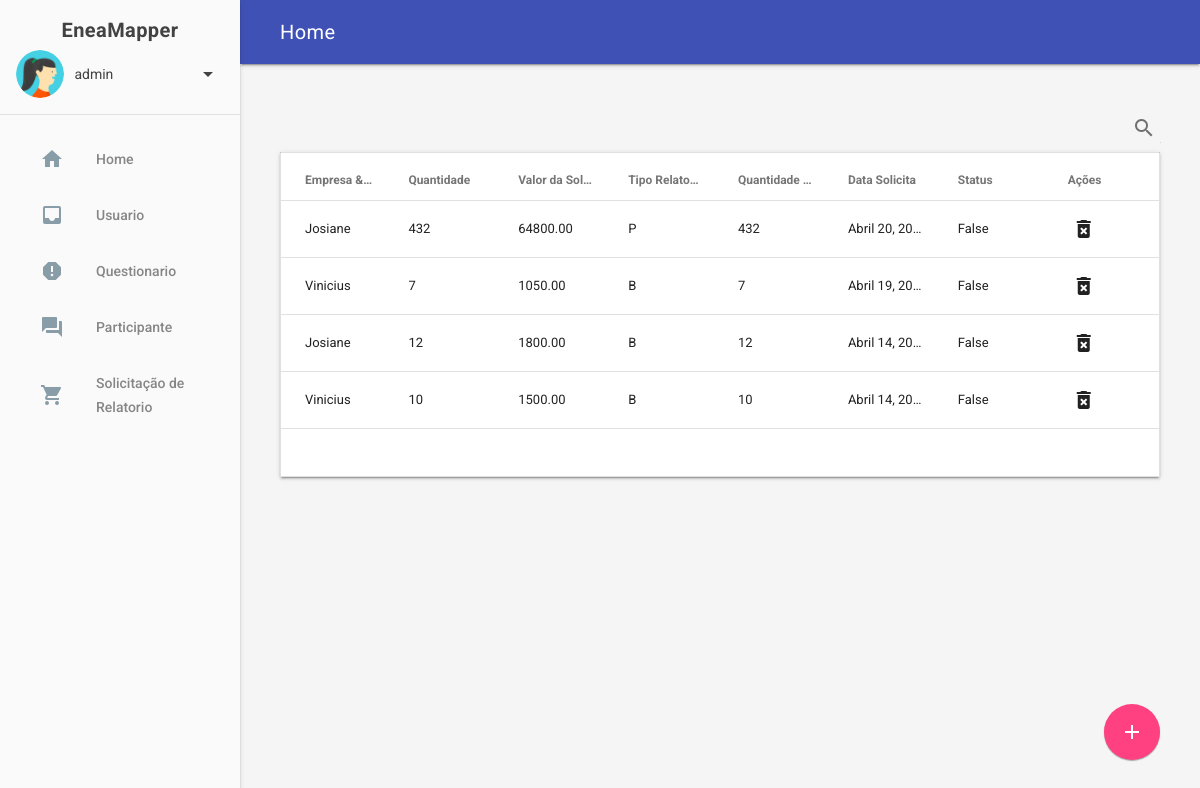
The page /empresa/solicitacao/list (signed in) on the database as committed earlier.
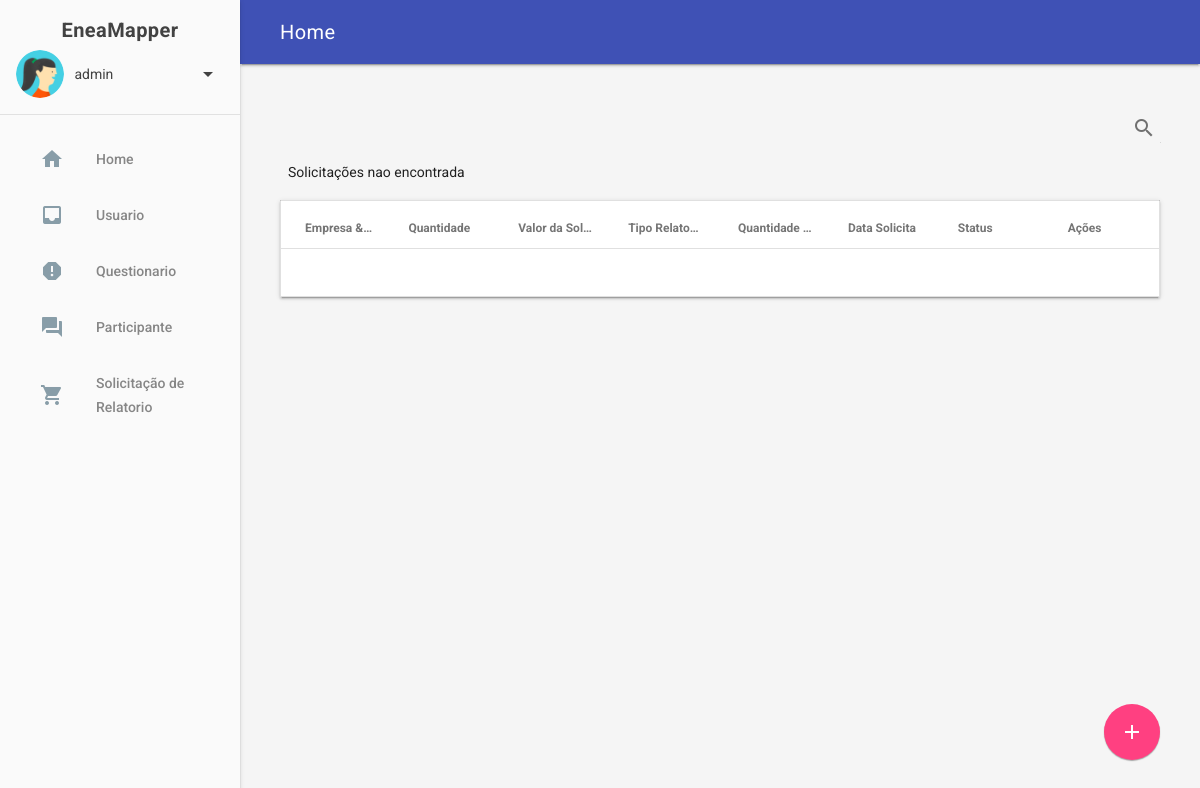
The same page on the database as committed later.
### apps/empresa/models.py (models this page shows, shortened)
class SolicitacaoReltorio(models.Model):
    empresa = models.ForeignKey(Empresa, verbose_name=("Empresa  & Consultor"), on_delete=models.CASCADE)
    quantidade_solicitada = models.IntegerField("Quantidade",)
    preco = models.DecimalField("Valor da Solicitação", max_digits=10, decimal_places=2,null=True,blank=True)
    quantidade_restante = models.IntegerField("Quantidade Restante de Relatorio",blank=True,null=True)
    status =  models.BooleanField("Status Solicitação",default=False,editable=False)
    tipo_relatorio =  models.CharField(max_length=4,choices=TIPO_RELATORIO, default=None)
    data_solicitacao = models.DateField("Data Solicitação", auto_now=True, auto_now_add=False, blank=True, null=True)
    class Meta:
        verbose_name = "SolicitacaoReltorio"
        verbose_name_plural = "Solicitacão de Relatórios"

class Empresa(models.Model):
    user_admin = models.OneToOneField(User, verbose_name="Usuario Administrador", on_delete=models.CASCADE)
    nome = models.CharField("Empresa  & Consultor", max_length=128)
    email = models.EmailField("E-mail", max_length=128)
    contato = models.CharField("Telefone de Contato", max_length=12)
    status = models.BooleanField("Status", default=True)
    class Meta:
        verbose_name = "Empresa"
        verbose_name_plural = "Empresa & Consultor"

### apps/empresa/views.py (the view)
# urls.py: path('solicitacao/list', myapp_views.solicitacaoRelatorioList, name='solicitacaolist'),
@login_required
def solicitacaoRelatorioList(request):
    solicitacao = SolicitacaoReltorio.objects.order_by('-data_solicitacao')
    paginator = Paginator(solicitacao, 10)
    page = request.GET.get('page')
    receitas_por_pagina = paginator.get_page(page)
    contexto = {
        'listar': receitas_por_pagina
    }
    return render(request,'empresa/solicitacao/list.html',contexto)

### templates/empresa/solicitacao/list.html (shortened to what this page needs)
{% extends 'base.html' %}
{% load static %}
{% block content %}
<section class="mdl-grid" id="my-table" style="padding-top: 0px;margin-top: 0px;">
    <div class="mdl-cell mdl-cell--6-col-tablet mdl-cell--12-col-desktop">
        <table id="mdl-table" class="mdl-data-table mdl-js-data-table mdl-shadow--2dp" >
            <div class="mdl-paging"><span class="mdl-paging__per-page">
                <div class="mdl-textfield mdl-js-textfield mdl-textfield--expandable is-upgraded is-focused">
                        <label class="mdl-button mdl-js-button mdl-button--icon" for="sample6">
                                <i class="material-icons">search</i>
                        </label>
                </div>
            </div>
            <thead>
                <tr>
                    <th class="mdl-data-table__cell--non-numeric">Empresa  & Consultor</th>
                    <th>Quantidade</th>
                    <th>Valor da Solicitação</th>
                    <th class="mdl-data-table__cell--non-numeric">Tipo Relatorio</th>
                    <th>Quantidade Restante</th>
                    <th>Data Solicita</th>
                    <th>Status</th>
                    <th>Ações</th>
                </tr>
            </thead>
            {% if listar %}
                <tbody >
                    {% for solic in listar %}
                        <tr>
                            <td class="mdl-data-table__cell--non-numeric">{{ solic.empresa }}</td>
                            <td>{{ solic.quantidade_solicitada }}</td>
                            <td>{{ solic.preco }}</td>
                            <td class="mdl-data-table__cell--non-numeric">{{ solic.tipo_relatorio }}</td>
                            <td>{{ solic.quantidade_restante }}</td>
                            <td>{{ solic.data_solicitacao }}</td>
                            <td>{{ solic.status }}</td>
                            <td>
                                <a href="{% url 'solicitacaodel' solic.id %}" class="mdl-button mdl-js-button mdl-button--icon">
                                <i class="material-icons">delete_forever</i>
                                </a>
                            </td>
                        </tr>
                    {% endfor %}
                </tbody>
            {%else%}
                <div class="mdl-cell mdl-cell--6-col-tablet mdl-cell--12-col-desktop">
                    <p>Solicitações nao encontrada</p>
                </div>
            {% endif %}
            <tfoot>
            <tr>
                <td colspan='8'>{% include 'partials/_paginacao.html' %}</td>
            </tr>
            </tfoot>
        </table>
    </div>
</section>
 <a href="{% url 'solicitacaoadd' %}" id="view-source" class="mdl-button mdl-js-button mdl-button--fab mdl-js-ripple-effect mdl-button--colored mdl-color-text--white">
 <i class="material-icons">add</i>
 </a>
{% endblock  %}

### templates/base.html (shortened to what this page needs)
<!doctype html>
{% load static %}
<html lang="en">
  <head>
    <link rel="stylesheet" href=" {% static 'material/material.min.css' %} ">
    <link rel="stylesheet" href=" {% static 'material/styles.css' %}">
  </head>
  <body>
    <div class="demo-layout mdl-layout mdl-js-layout mdl-layout--fixed-drawer mdl-layout--fixed-header">
        {% include 'partials/_navbar.html' %}
      <div class="demo-drawer mdl-layout__drawer mdl-card--border" >
        {% include 'partials/_account.html' %}
        {% include 'partials/_menu.html' %}
      </div>
      <main class="mdl-layout__content mdl-color--grey-100">
        <div class="mdl-grid ">
          <div class="demo-charts mdl-cell mdl-cell--12-col mdl-grid">
                {% block content %}{% endblock  %}
          </div>
        </div>
      </main>
    </div>
  </body>
</html>

### templates/partials/_navbar.html (shortened to what this page needs)
{% block content %}
<header class="demo-header mdl-layout__header">
  <div class="mdl-layout__header-row">
    <span class="mdl-layout-title">Home</span>
  </div>
</header>
{% endblock  %}

### templates/partials/_account.html (shortened to what this page needs)
{% load static %}
{% block content %}
<header class="demo-drawer-header">
    <span class="mdl-layout-title mdl-user-title"><strong>EneaMapper</strong></span>
    <div class="demo-avatar-dropdown">
    <img src="{% static 'img/user.jpg' %}" class="demo-avatar">
    <span class="mdl-user">{{ user.username }}</span>
    <button id="accbtn" class="mdl-button mdl-js-button mdl-js-ripple-effect mdl-button--icon">
        <i class="material-icons" role="presentation">arrow_drop_down</i>
    </button>
    </div>
</header>
{% endblock  %}

### templates/partials/_menu.html (shortened to what this page needs)
{% block content %}
        <nav class="demo-navigation mdl-navigation ">
          <a class="mdl-navigation__link" href="{% url 'index' %}"><i class="mdl-color-text--blue-grey-400 material-icons" role="presentation">home</i>Home</a>
           <a class="mdl-navigation__link" href="{% url 'list_user' %}"><i class="mdl-color-text--blue-grey-400 material-icons" role="presentation">inbox</i>Usuario</a>
          <a class="mdl-navigation__link" href=" {% url 'questionario' %}"><i class="mdl-color-text--blue-grey-400 material-icons" role="presentation">report</i>Questionario</a>
          <a class="mdl-navigation__link" href=" {% url 'paricipante_list' %} "><i class="mdl-color-text--blue-grey-400 material-icons" role="presentation">forum</i>Participante</a>
          <a class="mdl-navigation__link" href="{% url 'solicitacaolist' %}"><i class="mdl-color-text--blue-grey-400 material-icons" role="presentation">shopping_cart</i>Solicitação de Relatorio</a>
          <div class="mdl-layout-spacer"></div>
        </nav>
{% endblock  %}

### RETHI/static/material/styles.css (style rules this page uses)
html, body { font-family: 'Roboto', 'Helvetica', sans-serif; }
.demo-avatar { width: 48px; height: 48px; border-radius: 24px; }
.demo-drawer { border: none; }
.demo-drawer .demo-navigation { z-index: -2; }
.demo-drawer-header { box-sizing: border-box; display: -webkit-flex; display: -ms-flexbox; display: flex; -webkit-flex-direction: column; -ms-flex-direction: column; flex-direction: column; -webkit-justify-content: flex-end; -ms-flex-pack: end; justify-content: flex-end; padding: 16px; height: 115px; border-bottom: 1px solid rgba(0,0,0,.1) }
.demo-avatar-dropdown { display: -webkit-flex; display: -ms-flexbox; display: flex; position: relative; margin-left: auto; -webkit-flex-direction: row; -ms-flex-direction: row; flex-direction: row; -webkit-align-items: center; -ms-flex-align: center; align-items: center; width: 100%; }
.demo-navigation { -webkit-flex-grow: 1; -ms-flex-positive: 1; flex-grow: 1; }
.mdl-user-title { position: absolute; top: 30px; left: 50%; transform: translate(-50%, -50%); }
.mdl-user { margin-left: 5% !important }
.demo-layout .demo-navigation .mdl-navigation__link { display: -webkit-flex !important; display: -ms-flexbox !important; display: flex !important; -webkit-flex-direction: row; -ms-flex-direction: row; flex-direction: row; -webkit-align-items: center; -ms-flex-align: center; align-items: center; font-weight: 500; }
.demo-navigation .mdl-navigation__link .material-icons { font-size: 24px; margin-right: 32px; }
.demo-charts { -webkit-align-items: center; -ms-flex-align: center; align-items: center; }
.mdl-data-table { table-layout:fixed; width:100%; }
#my-table td, th { width: 100%; white-space: nowrap; overflow: hidden; text-overflow: ellipsis; -o-text-overflow: ellipsis; }
#my-table { margin-top:24px; }
.material-icons { vertical-align: -25%; }
.mdl-data-table th, td { text-align: left !important; }
.mdl-paging { color: rgba(0, 0, 0, 0.54); display: -webkit-flex; display: -ms-flexbox; display: flex; -webkit-justify-content: flex-end; -ms-flex-pack: end; justify-content: flex-end; -webkit-align-items: center; -ms-flex-align: center; align-items: center; height: 56px; -webkit-flex-flow: row wrap; -ms-flex-flow: row wrap; flex-flow: row wrap; }
.mdl-paging > * { -webkit-flex: none; -ms-flex: none; flex: none; }
.mdl-paging__per-page { position: relative; }

### templates/base.html (style rules this page uses)
#view-source { position: fixed; display: block; right: 0; bottom: 0; margin-right: 40px; margin-bottom: 40px; z-index: 900; }

Rows that differ between the two databases and show on the page:
removed SolicitacaoReltorio: empresa "Josiane", quantidade_solicitada "432", preco "64800.00", tipo_relatorio "P", quantidade_restante "432", data_solicitacao "Abril 20, 20…", status "False"
removed SolicitacaoReltorio: empresa "Vinicius", quantidade_solicitada "7", preco "1050.00", tipo_relatorio "B", quantidade_restante "7", data_solicitacao "Abril 19, 20…", status "False"
removed SolicitacaoReltorio: empresa "Josiane", quantidade_solicitada "12", preco "1800.00", tipo_relatorio "B", quantidade_restante "12", data_solicitacao "Abril 14, 20…", status "False"
removed SolicitacaoReltorio: empresa "Vinicius", quantidade_solicitada "10", preco "1500.00", tipo_relatorio "B", quantidade_restante "10", data_solicitacao "Abril 14, 20…", status "False"
Other text that changed with them:
text now shown: "Solicitações nao encontrada"
